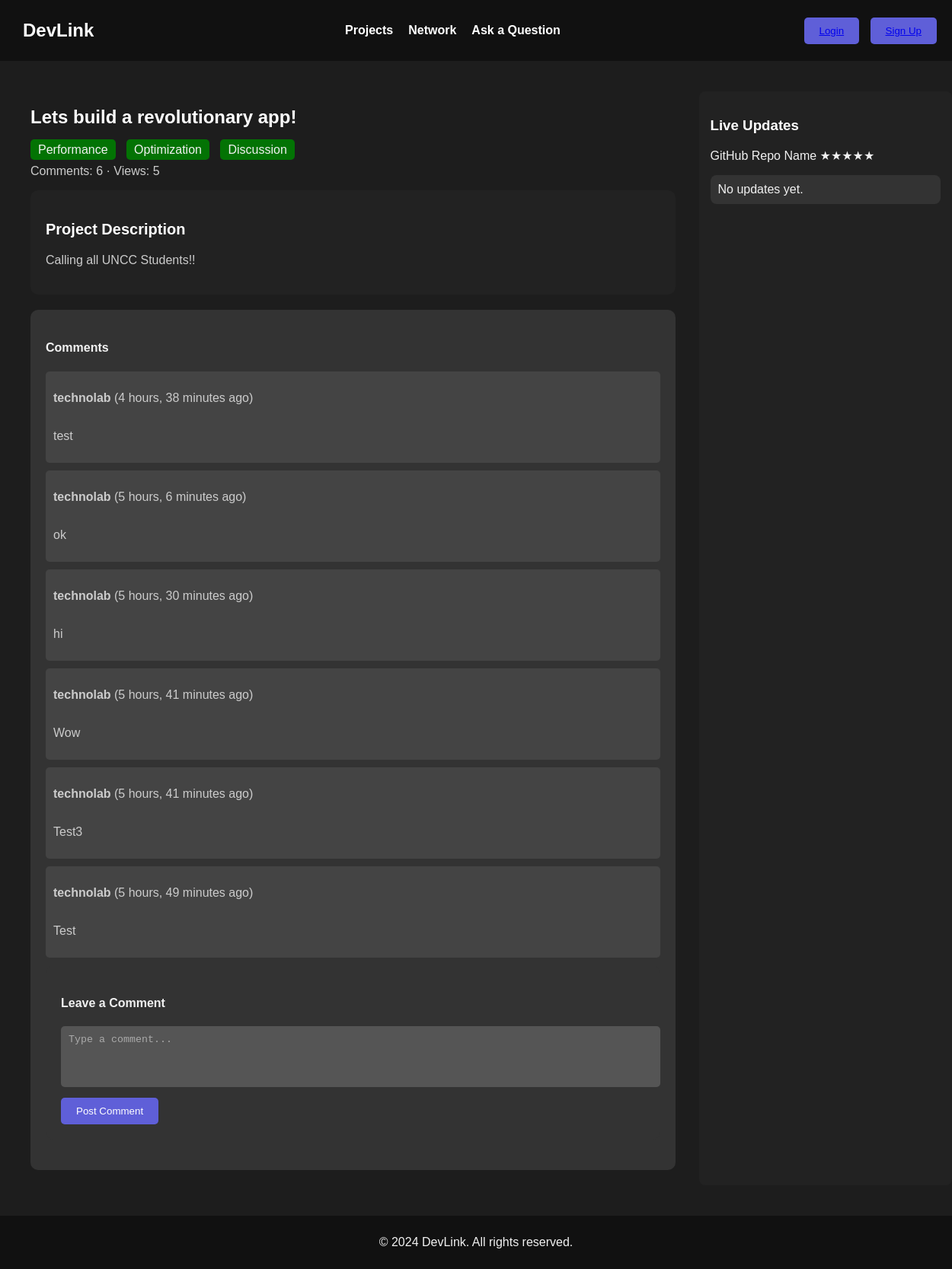
/project/1/, run on an earlier commit of the app's database.
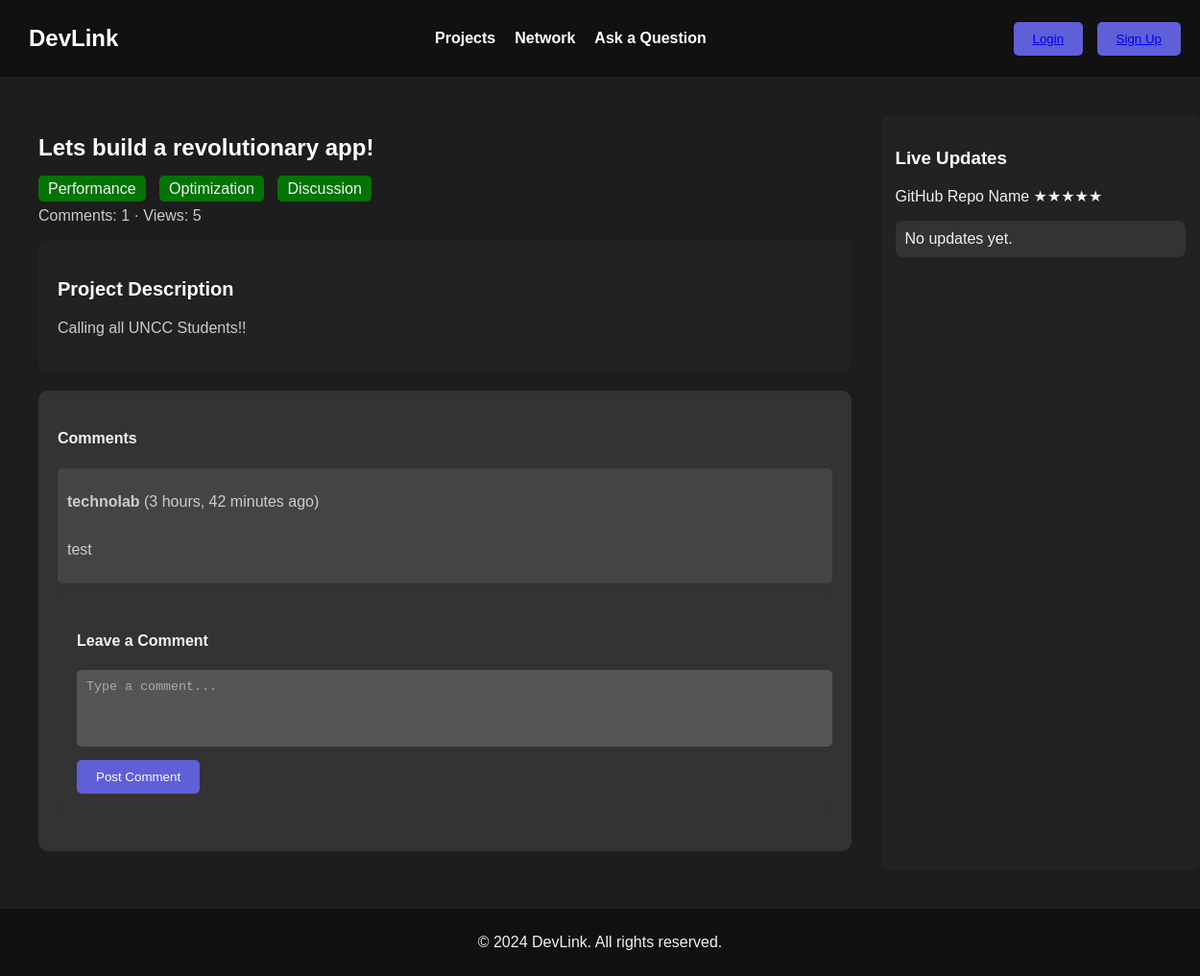
And on a later commit of the database.
### projects/models.py (models this page shows, shortened)
class Project(models.Model):
    title = models.CharField(max_length=200)
    description = models.TextField()
    views = models.IntegerField(default=0)
    rating = models.FloatField(default=0.0)  # Add a rating field (can store decimal values)
    created_at = models.DateTimeField(auto_now_add=True)

class Comment(models.Model):
    project = models.ForeignKey(Project, related_name='comments', on_delete=models.CASCADE)
    user = models.ForeignKey(User, on_delete=models.CASCADE)  # Use Django's default User model
    content = models.TextField()
    created_at = models.DateTimeField(auto_now_add=True)

### projects/views.py (the view, shortened to what this page needs)
# urls.py: path('project/', views.project, name='project-list'),  # URL for listing projects (adjust if needed)
def project(request, project_id):
    project = get_object_or_404(Project, pk=project_id)
    comments = project.comments.all().order_by('-created_at')  # Get all comments for the project
    form = RatingForm()
    context = {
        'project': project,
        'comments': comments,
        'form': form,
    }
    return render(request, 'projects/project.html', context)

### projects/forms.py
class RatingForm(forms.Form):
    rating = forms.ChoiceField(
        choices=[(i, str(i)) for i in range(1, 6)],  # Rating from 1 to 5
        label="Rate this project",
        widget=forms.RadioSelect
    )

### projects/templates/projects/project.html (shortened to what this page needs)
{% extends "projects/base.html" %}
{% load custom_filters %}
{% block content %}
    <div class="container">
        <div class="forum-thread">
            <h2>{{ project.title }}</h2>
            <div class="tags">
                <span class="tag">Performance</span>
                <span class="tag">Optimization</span>
                <span class="tag">Discussion</span>
            </div>
            <p class="details">Comments: {{ comments.count }} · Views: {{ project.views }}</p>
            <div class="project-description">
                <h3>Project Description</h3>
                <p>{{ project.description }}</p>
            </div>
            <div class="comment-box">
<h4>Comments</h4>
<div class="comments">
    {% for comment in comments %}
        <div class="comment">
            <div class="comment-header">
                <p><strong>{{ comment.user.username }}</strong> ({{ comment.created_at|timesince }} ago)</p>
            </div>
            <p>{{ comment.content }}</p>
        </div>
    {% empty %}
        <p>No comments yet.</p>
    {% endfor %}
</div>
                <div class="comment-input">
                    <h4>Leave a Comment</h4>
                    <form action="" method="post">
                        <textarea name="comment" rows="4" placeholder="Type a comment..."></textarea>
                        <button type="submit">Post Comment</button>
                    </form>
                </div>
            </div>
        </div>
        <div class="live-updates">
            <h3>Live Updates</h3>
            <p>GitHub Repo Name ★★★★★</p>
            <ul>
                {% for update in updates %}
                    <li>{{ update.content }} <span>{{ update.created_at|timesince }} ago</span></li>
                {% empty %}
                    <li>No updates yet.</li>
                {% endfor %}
            </ul>
        </div>
    </div>
    {% endblock %}

### projects/templates/projects/base.html (shortened to what this page needs)
<!DOCTYPE html>
<html lang="en">
<head>
    {% load static %}
    <link rel="stylesheet" href="{% static 'projects/styles.css' %}">
</head>
<body>
    <div class="navbar">
        <div class="logo">
            <h1>DevLink</h1>
        </div>
        <ul class="nav-links">
            <li><a href="{% url 'home' %}">Projects</a></li>
            <li><a href="{% url 'network' %}">Network</a></li>
            <li><a href="#">Ask a Question</a></li>
        </ul>
        <div class="nav-buttons">
            {% if user.is_authenticated %}
                <button><a href="{% url 'logout' %}">Logout</a></button>
                <a href="{% url 'profile' user.username %}">Profile</a>
            {% else %}
                <button><a href="{% url 'login' %}">Login</a></button>
                <button><a href="{% url 'register' %}">Sign Up</a></button>
            {% endif %}
        </div>
    </div>
    <div class="container">
        {% block content %}{% endblock %}
    </div>
    <footer>
        <p>&copy; 2024 DevLink. All rights reserved.</p>
    </footer>
</body>
</html>

### projects/static/projects/styles.css (style rules this page uses)
body { font-family: Arial, sans-serif; margin: 0; background-color: #1d1d1d; color: #f1f1f1; }
.navbar { display: flex; justify-content: space-between; align-items: center; padding: 10px 20px; background-color: #111; color: white; }
.logo h1 { margin-left: 10px; font-size: 24px; }
.nav-links { display: flex; list-style-type: none; }
.nav-links li { margin-right: 20px; }
.nav-links a { color: white; text-decoration: none; font-weight: bold; }
.nav-buttons button { background-color: #5f5fd8; border: none; color: white; padding: 10px 20px; margin-left: 10px; cursor: pointer; border-radius: 5px; }
.container { display: flex; justify-content: space-between; padding: 20px; width: 100%; }
.forum-thread { width: 70%; }
.forum-thread h2 { color: #fff; font-size: 24px; }
.tags .tag { background-color: #037304; padding: 5px 10px; border-radius: 5px; margin-right: 10px; }
.details { color: #ccc; margin-top: 10px; }
.project-description { background-color: #222; padding: 20px; border-radius: 10px; margin-bottom: 20px; }
.project-description h3 { color: #fff; font-size: 20px; }
.project-description p { color: #ccc; margin-top: 10px; }
.comment-input { background-color: #333; padding: 20px; border-radius: 10px; margin-bottom: 20px; }
.comment-input textarea { width: 100%; padding: 10px; border: none; border-radius: 5px; background-color: #444; color: white; resize: none; margin-bottom: 10px; }
.comment-input button { background-color: #5f5fd8; color: white; padding: 10px 20px; border: none; border-radius: 5px; cursor: pointer; }
.comments .comment { background-color: #333; padding: 15px; margin-bottom: 20px; border-radius: 8px; }
.comment-header { display: flex; justify-content: space-between; align-items: center; }
.live-updates { width: 25%; background-color: #222; padding: 15px; border-radius: 8px; }
.live-updates h3 { color: #fff; }
.live-updates ul { list-style-type: none; padding: 0; }
.live-updates li { padding: 10px; background-color: #333; margin-bottom: 10px; border-radius: 8px; display: flex; justify-content: space-between; }
.comment-box { background-color: #333; padding: 20px; border-radius: 10px; margin-bottom: 20px; }
.comments .comment { background-color: #444; padding: 10px; border-radius: 5px; margin-bottom: 10px; }
.comment p { color: #ccc; }
.comment-input textarea { width: 100%; padding: 10px; border: none; border-radius: 5px; background-color: #555; color: white; resize: none; margin-bottom: 10px; }
footer { background-color: #111; color: #f1f1f1; text-align: center; padding: 10px 0; left: 0; bottom: 0; width: 100%; }
input[type="text"], input[type="email"], input[type="password"], input[type="url"], textarea { width: 100%; padding: 10px; border: 1px solid #ccc; border-radius: 5px; background-color: #333; color: #f1f1f1; margin-bottom: 15px; }
input::placeholder, textarea::placeholder { color: #aaa; }

What changed in the data, as far as the page shows it:
removed Comment: user.username "technolab", created_at "4 hours, 38 minutes", content "test"
removed Comment: user.username "technolab", created_at "5 hours, 6 minutes", content "ok"
removed Comment: user.username "technolab", created_at "5 hours, 30 minutes", content "hi"
removed Comment: user.username "technolab", created_at "5 hours, 41 minutes", content "Wow"
removed Comment: user.username "technolab", created_at "5 hours, 41 minutes", content "Test3"
removed Comment: user.username "technolab", created_at "5 hours, 49 minutes", content "Test"
added Comment: user.username "technolab", created_at "3 hours, 42 minutes", content "test"
Also different on the page:
{{ comments.count }}: "6" → "1"
